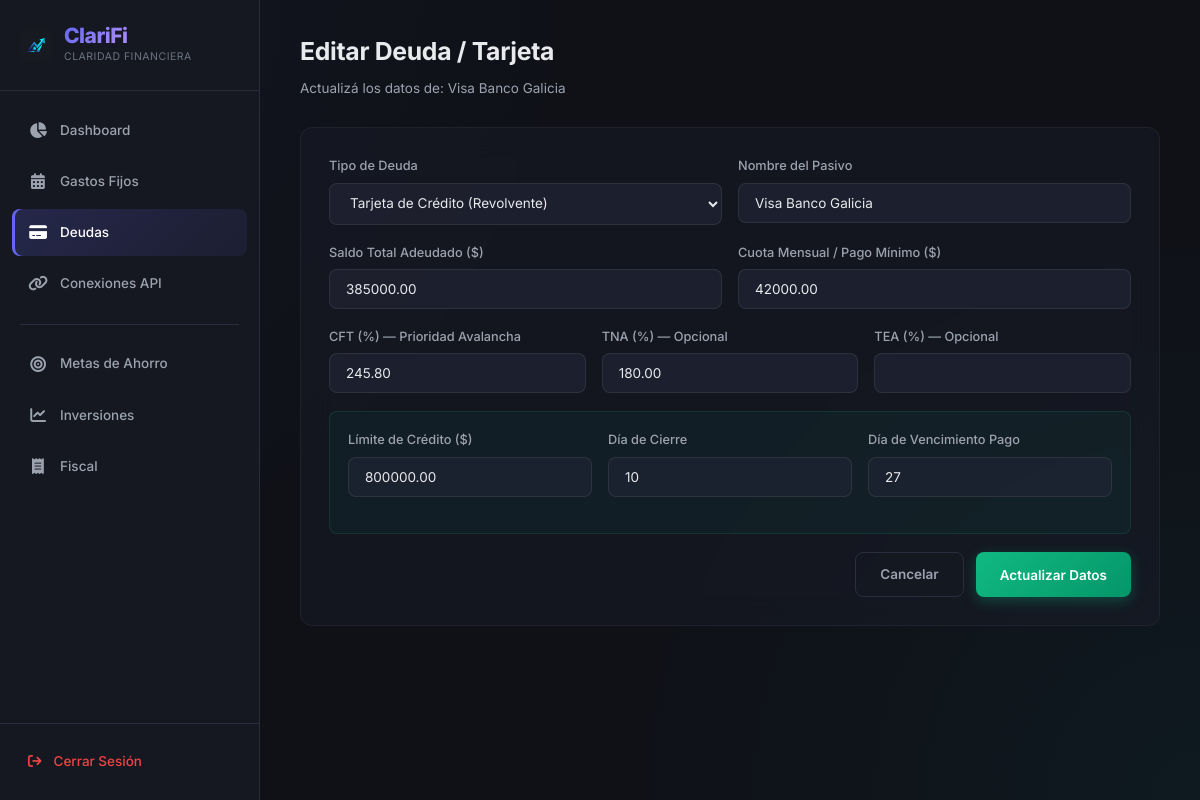
Screenshot of /index.php?action=editar_deuda&id=1 (signed in) with the database file from the repository.
### tables this page shows
CREATE TABLE deudas (
  id_deuda int NOT NULL AUTO_INCREMENT,
  nombre_deuda varchar(100) NOT NULL,
  saldo_total decimal(18,2) NOT NULL,
  cuota_mensual decimal(18,2) NOT NULL,
  tipo_deuda enum('prestamo','tarjeta_credito') NOT NULL,
  cft decimal(10,2) NOT NULL,
  tna decimal(10,2) DEFAULT NULL,
  tea int DEFAULT NULL,
  id_usuario int NOT NULL,
  limite_credito decimal(18,2) DEFAULT NULL,
  dia_cierre int DEFAULT NULL,
  dia_vencimiento int DEFAULT NULL,
  cuotas_totales int DEFAULT NULL,
  cuotas_pagadas int DEFAULT NULL,
  fecha_inicio date DEFAULT NULL,
  PRIMARY KEY (id_deuda),
  KEY fk_deudas_usuarios1_idx (id_usuario),
  CONSTRAINT fk_deudas_usuarios1 FOREIGN KEY (id_usuario) REFERENCES usuarios (id_usuario) ON DELETE CASCADE
);

### app/models/DeudaModel.php (called while the page is built, shortened)
<?php
require_once 'Conexion.php';
class DeudaModel {
    private $db;
    public function __construct() {
        $conexion = new Conexion();
        $this->db = $conexion->conectar();
    }
    public function obtenerDeudaPorId($id_deuda, $id_usuario) {
        $sql = "SELECT * FROM deudas WHERE id_deuda = :id_deuda AND id_usuario = :id_usuario";
        $stmt = $this->db->prepare($sql);
        $stmt->bindParam(':id_deuda', $id_deuda, PDO::PARAM_INT);
        $stmt->bindParam(':id_usuario', $id_usuario, PDO::PARAM_INT);
        $stmt->execute();
        return $stmt->fetch(PDO::FETCH_ASSOC);
    }
}
?>

### app/models/Conexion.php (called while the page is built, shortened)
<?php
class Conexion {
    private $host;
    private $db_name;
    private $username;
    private $password;
    private $port;
    public function __construct() {
        $this->host     = getenv('MYSQLHOST')     ?: (getenv('MYSQL_HOST')     ?: '127.0.0.1');
        $this->db_name  = getenv('MYSQLDATABASE') ?: (getenv('MYSQL_DATABASE') ?: 'gestor_financiero');
        $this->username = getenv('MYSQLUSER')     ?: (getenv('MYSQL_USER')     ?: 'root');
        $this->password = getenv('MYSQLPASSWORD') ?: (getenv('MYSQL_PASSWORD') ?: '');
        $this->port     = getenv('MYSQLPORT')     ?: (getenv('MYSQL_PORT')     ?: '3306');
    }
    public function conectar() {
        $this->conn = null;
        try {
            $dsn = "mysql:host=" . $this->host . ";port=" . $this->port . ";dbname=" . $this->db_name . ";charset=utf8mb4";
            $opciones = [
                PDO::ATTR_ERRMODE            => PDO::ERRMODE_EXCEPTION,
                PDO::ATTR_DEFAULT_FETCH_MODE => PDO::FETCH_ASSOC,
                PDO::ATTR_EMULATE_PREPARES   => false,
            ];
            $this->conn = new PDO($dsn, $this->username, $this->password, $opciones);
        } catch(PDOException $e) {
            echo "Error de conexión crítica: " . $e->getMessage();
            die();
        }
        return $this->conn;
    }
}
?>

### app/controllers/DeudaController.php (called while the page is built, shortened)
<?php
require_once 'app/models/DeudaModel.php';
class DeudaController {
    private $deudaModel;
    public function __construct() {
        $this->deudaModel = new DeudaModel();
    }
    public function obtenerDeuda($id_deuda, $id_usuario) {
        return $this->deudaModel->obtenerDeudaPorId($id_deuda, $id_usuario);
    }
}
?>

### app/views/editar_deuda_view.php (the view, shortened to what this page needs)
<?php $page_title = 'Editar Deuda'; require_once 'app/views/partials/layout_header.php'; ?>
    <div class="page-header">
        <h2>Editar Deuda / Tarjeta</h2>
        <p>Actualizá los datos de: <?= htmlspecialchars($deuda['nombre_deuda']) ?></p>
    </div>
    <div class="form-card" style="max-width: 860px;">
        <form action="index.php?action=editar_deuda_procesar" method="POST">
            <div class="form-grid-2">
                <div class="form-group">
                    <label>Tipo de Deuda</label>
                    <select name="tipo_deuda" id="tipo_deuda" required onchange="toggleCampos()">
                        <option value="tarjeta_credito" <?= $deuda['tipo_deuda'] === 'tarjeta_credito' ? 'selected' : '' ?>>Tarjeta de Crédito (Revolvente)</option>
                    </select>
                </div>
                <div class="form-group">
                    <label>Nombre del Pasivo</label>
                    <input type="text" name="nombre_deuda" required value="<?= htmlspecialchars($deuda['nombre_deuda']) ?>">
                </div>
            </div>
            <div class="form-grid-2">
                <div class="form-group">
                    <label>Saldo Total Adeudado ($)</label>
                    <input type="number" step="0.01" name="saldo_total" required min="0" value="<?= $deuda['saldo_total'] ?>">
                </div>
                <div class="form-group">
                    <label>Cuota Mensual / Pago Mínimo ($)</label>
                    <input type="number" step="0.01" name="cuota_mensual" min="0" value="<?= $deuda['cuota_mensual'] ?>">
                </div>
            </div>
            <div class="form-grid-3">
                <div class="form-group">
                    <label>CFT (%) — Prioridad Avalancha</label>
                    <input type="number" step="0.01" name="cft" required min="0.01" value="<?= $deuda['cft'] ?>">
                </div>
                <div class="form-group">
                    <label>TNA (%) — Opcional</label>
                    <input type="number" step="0.01" name="tna" min="0" value="<?= $deuda['tna'] ?>">
                </div>
                <div class="form-group">
                    <label>TEA (%) — Opcional</label>
                    <input type="number" step="0.01" name="tea" min="0" value="<?= $deuda['tea'] ?>">
                </div>
            </div>
            <div id="campos_tarjeta" class="conditional-block green" style="display: none;">
                <div class="form-grid-3">
                    <div class="form-group">
                        <label>Límite de Crédito ($)</label>
                        <input type="number" step="0.01" name="limite_credito" min="0" value="<?= $deuda['limite_credito'] ?>">
                    </div>
                    <div class="form-group">
                        <label>Día de Cierre</label>
                        <input type="number" name="dia_cierre" min="1" max="31" value="<?= $deuda['dia_cierre'] ?>">
                    </div>
                    <div class="form-group">
                        <label>Día de Vencimiento Pago</label>
                        <input type="number" name="dia_vencimiento_tarjeta" min="1" max="31" value="<?= $deuda['tipo_deuda'] === 'tarjeta_credito' ? $deuda['dia_vencimiento'] : '' ?>">
                    </div>
                </div>
            </div>
            <div style="display: flex; gap: 12px; justify-content: flex-end; margin-top: 8px;">
                <a href="index.php?action=deudas" class="btn btn-cancel">Cancelar</a>
                <button type="submit" class="btn btn-success">Actualizar Datos</button>
            </div>
        </form>
    </div>
<?php require_once 'app/views/partials/layout_footer.php'; ?>

### app/views/assets/style.css (style rules this page uses)
:root { --bg-body: #0f1117; --bg-sidebar: #161821; --bg-card: #1c1e2b; --bg-card-hover: #232536; --bg-input: #232536; --bg-input-focus: #2a2d40; --border: #2a2d3e; --border-focus: #6366f1; --text-primary: #e8eaed; --text-secondary: #9ca3af; --text-muted: #6b7280; --accent: #6366f1; --accent-hover: #818cf8; --accent-glow: rgba(99, 102, 241, 0.25); --green: #10b981; --green-bg: rgba(16, 185, 129, 0.12); --green-border: rgba(16, 185, 129, 0.3); --red: #ef4444; --red-bg: rgba(239, 68, 68, 0.12); --red-border: rgba(239, 68, 68, 0.3); --yellow: #f59e0b; --yellow-bg: rgba(245, 158, 11, 0.12); --yellow-border: rgba(245, 158, 11, 0.3); --cyan: #06b6d4; --cyan-bg: rgba(6, 182, 212, 0.12); --sidebar-width: 260px; --radius: 12px; --radius-sm: 8px; --transition: 0.2s ease; }
*, *::before, *::after { box-sizing: border-box; margin: 0; padding: 0; }
html { font-size: 15px; scroll-behavior: smooth; }
body { font-family: 'Inter', -apple-system, BlinkMacSystemFont, sans-serif; background-color: var(--bg-body); background-image: radial-gradient(circle at 0% 0%, rgba(99, 102, 241, 0.05) 0%, transparent 40%), radial-gradient(circle at 100% 100%, rgba(6, 182, 212, 0.05) 0%, transparent 40%); color: var(--text-primary); line-height: 1.6; min-height: 100vh; }
a { color: var(--accent); text-decoration: none; transition: all 0.25s cubic-bezier(0.4, 0, 0.2, 1); }
.page-header { margin-bottom: 28px; }
.page-header h2 { font-size: 1.65rem; font-weight: 700; color: var(--text-primary); letter-spacing: -0.3px; }
.page-header p { color: var(--text-secondary); font-size: 0.9rem; margin-top: 6px; }
.card, .form-card, .table-card, .meta-card, .results-block { background: rgba(28, 30, 43, 0.45); backdrop-filter: blur(16px); -webkit-backdrop-filter: blur(16px); border: 1px solid rgba(255, 255, 255, 0.05) !important; border-radius: var(--radius); transition: all 0.3s cubic-bezier(0.4, 0, 0.2, 1); }
.form-card { padding: 28px; margin-bottom: 28px; }
.form-grid-2 { display: grid; grid-template-columns: 1fr 1fr; gap: 16px; }
.form-grid-3 { display: grid; grid-template-columns: 1fr 1fr 1fr; gap: 16px; }
.form-group { margin-bottom: 18px; }
.form-group label { display: block; font-weight: 500; font-size: 0.85rem; color: var(--text-secondary); margin-bottom: 6px; }
input, select, textarea { width: 100%; padding: 11px 16px; background: rgba(35, 37, 54, 0.65); border: 1px solid rgba(255, 255, 255, 0.08); border-radius: var(--radius-sm); color: var(--text-primary); font-family: 'Inter', sans-serif; font-size: 0.9rem; transition: all 0.25s cubic-bezier(0.4, 0, 0.2, 1); outline: none; }
input::placeholder { color: var(--text-muted); }
select option { background: var(--bg-card); color: var(--text-primary); }
.conditional-block { background: rgba(99,102,241,0.05); border: 1px solid rgba(99,102,241,0.15); border-radius: var(--radius-sm); padding: 18px; margin-bottom: 18px; }
.conditional-block.green { background: rgba(16,185,129,0.05); border-color: rgba(16,185,129,0.15); }
.btn { display: inline-flex; align-items: center; justify-content: center; gap: 8px; padding: 11px 24px; border-radius: var(--radius-sm); font-family: 'Inter', sans-serif; font-weight: 600; font-size: 0.9rem; border: none; cursor: pointer; transition: all 0.25s cubic-bezier(0.4, 0, 0.2, 1); }
.btn-success { background: linear-gradient(135deg, #10b981, #059669); color: #fff; box-shadow: 0 4px 14px rgba(16, 185, 129, 0.3); }
.btn-cancel { background: transparent; color: var(--text-secondary); border: 1px solid var(--border); }

### rows the page displays
deudas: nombre_deuda "Visa Banco Galicia", tipo_deuda "Tarjeta de Crédito (Revolvente)", saldo_total "385000.00", cuota_mensual "42000.00", cft "245.80", tna "180.00", limite_credito "800000.00", dia_cierre "10", dia_vencimiento_tarjeta "27"
